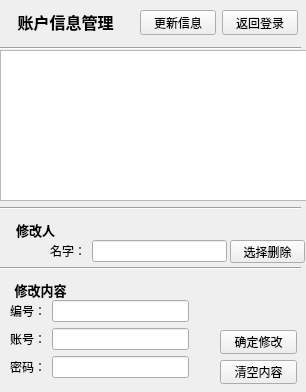
<?xml version="1.0" encoding="UTF-8"?>
<ui version="4.0">
 <class>gover</class>
 <widget class="QWidget" name="gover">
  <property name="geometry">
   <rect>
    <x>0</x>
    <y>0</y>
    <width>306</width>
    <height>392</height>
   </rect>
  </property>
  <property name="windowTitle">
   <string>Form</string>
  </property>
  <widget class="Line" name="line">
   <property name="geometry">
    <rect>
     <x>0</x>
     <y>40</y>
     <width>301</width>
     <height>16</height>
    </rect>
   </property>
   <property name="orientation">
    <enum>Qt::Horizontal</enum>
   </property>
  </widget>
  <widget class="QLabel" name="label">
   <property name="geometry">
    <rect>
     <x>0</x>
     <y>10</y>
     <width>131</width>
     <height>21</height>
    </rect>
   </property>
   <property name="text">
    <string>&lt;html&gt;&lt;head/&gt;&lt;body&gt;&lt;p align=&quot;center&quot;&gt;&lt;span style=&quot; font-size:12pt; font-weight:600;&quot;&gt;账户信息管理&lt;/span&gt;&lt;/p&gt;&lt;/body&gt;&lt;/html&gt;</string>
   </property>
  </widget>
  <widget class="QTableView" name="tableView">
   <property name="geometry">
    <rect>
     <x>0</x>
     <y>50</y>
     <width>311</width>
     <height>151</height>
    </rect>
   </property>
  </widget>
  <widget class="Line" name="line_2">
   <property name="geometry">
    <rect>
     <x>0</x>
     <y>200</y>
     <width>301</width>
     <height>16</height>
    </rect>
   </property>
   <property name="orientation">
    <enum>Qt::Horizontal</enum>
   </property>
  </widget>
  <widget class="QLabel" name="label_2">
   <property name="geometry">
    <rect>
     <x>-30</x>
     <y>220</y>
     <width>131</width>
     <height>21</height>
    </rect>
   </property>
   <property name="text">
    <string>&lt;html&gt;&lt;head/&gt;&lt;body&gt;&lt;p align=&quot;center&quot;&gt;&lt;span style=&quot; font-size:10pt; font-weight:600;&quot;&gt;修改人&lt;/span&gt;&lt;/p&gt;&lt;/body&gt;&lt;/html&gt;</string>
   </property>
  </widget>
  <widget class="Line" name="line_3">
   <property name="geometry">
    <rect>
     <x>0</x>
     <y>260</y>
     <width>301</width>
     <height>16</height>
    </rect>
   </property>
   <property name="orientation">
    <enum>Qt::Horizontal</enum>
   </property>
  </widget>
  <widget class="QLabel" name="label_4">
   <property name="geometry">
    <rect>
     <x>10</x>
     <y>280</y>
     <width>61</width>
     <height>21</height>
    </rect>
   </property>
   <property name="text">
    <string>&lt;html&gt;&lt;head/&gt;&lt;body&gt;&lt;p align=&quot;center&quot;&gt;&lt;span style=&quot; font-size:10pt; font-weight:600;&quot;&gt;修改内容&lt;/span&gt;&lt;/p&gt;&lt;/body&gt;&lt;/html&gt;</string>
   </property>
  </widget>
  <widget class="QWidget" name="layoutWidget">
   <property name="geometry">
    <rect>
     <x>50</x>
     <y>240</y>
     <width>177</width>
     <height>22</height>
    </rect>
   </property>
   <layout class="QHBoxLayout" name="horizontalLayout">
    <item>
     <widget class="QLabel" name="label_3">
      <property name="text">
       <string>名字：</string>
      </property>
     </widget>
    </item>
    <item>
     <widget class="QLineEdit" name="name_lineEdit"/>
    </item>
   </layout>
  </widget>
  <widget class="QWidget" name="layoutWidget">
   <property name="geometry">
    <rect>
     <x>10</x>
     <y>300</y>
     <width>179</width>
     <height>80</height>
    </rect>
   </property>
   <layout class="QVBoxLayout" name="verticalLayout">
    <item>
     <layout class="QHBoxLayout" name="horizontalLayout_2">
      <item>
       <widget class="QLabel" name="label_5">
        <property name="text">
         <string>编号：</string>
        </property>
       </widget>
      </item>
      <item>
       <widget class="QLineEdit" name="serial_lineEdit"/>
      </item>
     </layout>
    </item>
    <item>
     <layout class="QHBoxLayout" name="horizontalLayout_3">
      <item>
       <widget class="QLabel" name="label_6">
        <property name="text">
         <string>账号：</string>
        </property>
       </widget>
      </item>
      <item>
       <widget class="QLineEdit" name="account_lineEdit"/>
      </item>
     </layout>
    </item>
    <item>
     <layout class="QHBoxLayout" name="horizontalLayout_4">
      <item>
       <widget class="QLabel" name="label_7">
        <property name="text">
         <string>密码：</string>
        </property>
       </widget>
      </item>
      <item>
       <widget class="QLineEdit" name="password_lineEdit"/>
      </item>
     </layout>
    </item>
   </layout>
  </widget>
  <widget class="QWidget" name="layoutWidget">
   <property name="geometry">
    <rect>
     <x>220</x>
     <y>330</y>
     <width>77</width>
     <height>54</height>
    </rect>
   </property>
   <layout class="QVBoxLayout" name="verticalLayout_2">
    <item>
     <widget class="QPushButton" name="confirm_pushButton">
      <property name="text">
       <string>确定修改</string>
      </property>
     </widget>
    </item>
    <item>
     <widget class="QPushButton" name="clear_pushButton">
      <property name="text">
       <string>清空内容</string>
      </property>
     </widget>
    </item>
   </layout>
  </widget>
  <widget class="QWidget" name="layoutWidget">
   <property name="geometry">
    <rect>
     <x>140</x>
     <y>10</y>
     <width>158</width>
     <height>25</height>
    </rect>
   </property>
   <layout class="QHBoxLayout" name="horizontalLayout_5">
    <item>
     <widget class="QPushButton" name="update_pushButton">
      <property name="text">
       <string>更新信息</string>
      </property>
     </widget>
    </item>
    <item>
     <widget class="QPushButton" name="return_pushButton">
      <property name="text">
       <string>返回登录</string>
      </property>
     </widget>
    </item>
   </layout>
  </widget>
  <widget class="QPushButton" name="delete_pushButton">
   <property name="geometry">
    <rect>
     <x>230</x>
     <y>240</y>
     <width>75</width>
     <height>23</height>
    </rect>
   </property>
   <property name="text">
    <string>选择删除</string>
   </property>
  </widget>
 </widget>
 <resources/>
 <connections/>
</ui>
